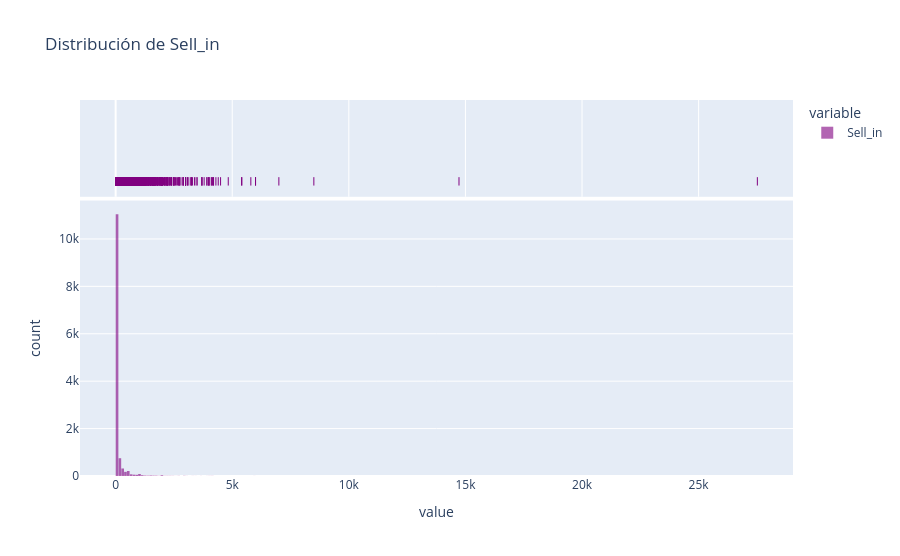

This figure's notebook cell:
### Code cell
golden_number = (1 + np.sqrt(5))/2
fig = px.histogram( df_sell_positive["Sell_in"]
               , width = 900, height=900/golden_number
               , nbins = 100
               , marginal= 'rug'
               , orientation="v"
               ,color_discrete_sequence =["purple"]
               ,title = "Distribución de Sell_in"
                )

fig.update_layout(bargap=0.05)


fig.update_traces(selector=dict(type='histogram'),overwrite=True, opacity=0.6
                  ,  xbins = dict(start = min(df_sell_positive["Sell_in"]), end=max(df_sell_positive["Sell_in"]), size =   np.ptp(np.histogram_bin_edges(df_sell_positive["Sell_in"], bins='auto')[0:2]))
                  , autobinx=False
                  )
fig.show()

### Figure 1 — Plotly figure (JSON) as saved in the notebook; plotly's stock layout.template omitted (floating-point values rounded to 4 significant figures; data arrays with more than 128 entries replaced by an {"elided": "..."} marker saying what was removed)
{"data": [{"autobinx": false, "bingroup": "x", "hovertemplate": "variable=Sell_in<br>value=%{x}<br>count=%{y}<extra></extra>", "legendgroup": "Sell_in", "marker": {"color": "purple", "pattern": {"shape": ""}}, "name": "Sell_in", "nbinsx": 100, "opacity": 0.6, "orientation": "v", "showlegend": true, "type": "histogram", "x": {"elided": "13000 int values"}, "xaxis": "x", "xbins": {"end": 27518, "size": 120.2, "start": 1}, "yaxis": "y"}, {"boxpoints": "all", "fillcolor": "rgba(255,255,255,0)", "hoveron": "points", "hovertemplate": "variable=Sell_in<br>value=%{x}<extra></extra>", "jitter": 0, "legendgroup": "Sell_in", "line": {"color": "rgba(255,255,255,0)"}, "marker": {"color": "purple", "symbol": "line-ns-open"}, "name": "Sell_in", "showlegend": false, "type": "box", "x": {"elided": "13000 int values"}, "xaxis": "x2", "yaxis": "y2"}], "layout": {"bargap": 0.05, "barmode": "relative", "height": 556.2, "legend": {"title": {"text": "variable"}, "tracegroupgap": 0}, "title": {"text": "Distribución de Sell_in"}, "width": 900, "xaxis": {"anchor": "y", "domain": [0, 1], "title": {"text": "value"}}, "xaxis2": {"anchor": "y2", "domain": [0, 1], "matches": "x", "showgrid": true, "showticklabels": false}, "yaxis": {"anchor": "x", "domain": [0, 0.7326], "title": {"text": "count"}}, "yaxis2": {"anchor": "x2", "domain": [0.7426, 1], "matches": "y2", "showgrid": false, "showline": false, "showticklabels": false, "ticks": ""}}}
